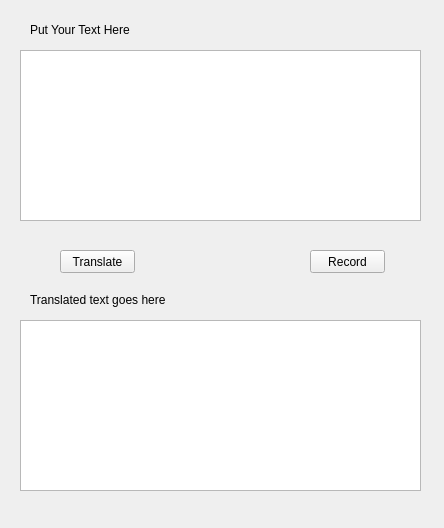
<?xml version="1.0" encoding="UTF-8"?>
<ui version="4.0">
 <class>Form</class>
 <widget class="QWidget" name="Form">
  <property name="geometry">
   <rect>
    <x>0</x>
    <y>0</y>
    <width>444</width>
    <height>528</height>
   </rect>
  </property>
  <property name="windowTitle">
   <string>Form</string>
  </property>
  <widget class="QTextEdit" name="textbox_input">
   <property name="geometry">
    <rect>
     <x>20</x>
     <y>50</y>
     <width>401</width>
     <height>171</height>
    </rect>
   </property>
  </widget>
  <widget class="QPushButton" name="btn_translate">
   <property name="geometry">
    <rect>
     <x>60</x>
     <y>250</y>
     <width>75</width>
     <height>23</height>
    </rect>
   </property>
   <property name="text">
    <string>Translate</string>
   </property>
  </widget>
  <widget class="QPushButton" name="btn_record">
   <property name="geometry">
    <rect>
     <x>310</x>
     <y>250</y>
     <width>75</width>
     <height>23</height>
    </rect>
   </property>
   <property name="text">
    <string>Record</string>
   </property>
  </widget>
  <widget class="QLabel" name="lable">
   <property name="geometry">
    <rect>
     <x>30</x>
     <y>20</y>
     <width>141</width>
     <height>20</height>
    </rect>
   </property>
   <property name="text">
    <string>Put Your Text Here</string>
   </property>
  </widget>
  <widget class="QTextEdit" name="textbox_output">
   <property name="geometry">
    <rect>
     <x>20</x>
     <y>320</y>
     <width>401</width>
     <height>171</height>
    </rect>
   </property>
   <property name="inputMethodHints">
    <set>Qt::ImhMultiLine</set>
   </property>
  </widget>
  <widget class="QLabel" name="lable_2">
   <property name="geometry">
    <rect>
     <x>30</x>
     <y>290</y>
     <width>141</width>
     <height>20</height>
    </rect>
   </property>
   <property name="text">
    <string>Translated text goes here</string>
   </property>
  </widget>
 </widget>
 <resources/>
 <connections/>
</ui>
